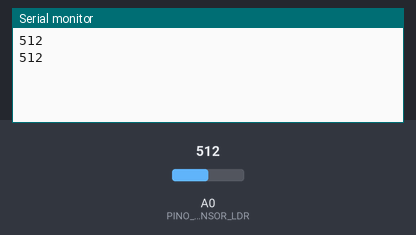
The sketch below on a simulated Arduino Uno, built with avr-gcc and run on an emulated ATmega328P. On the bench: the last lines printed to the serial monitor. The test bench sets the inputs (shaded band); at power-on: A0 (PINO_SENSOR_LDR) = 512.

Above: at 2.8 s.
2.9 s: A0 (PINO_SENSOR_LDR) set to 716
At 4.8 s:
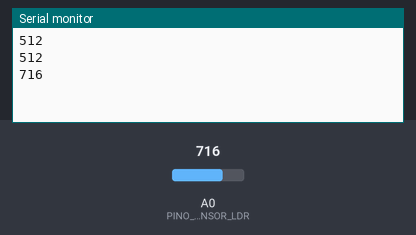
5.6 s: A0 (PINO_SENSOR_LDR) set to 900
At 7.5 s:
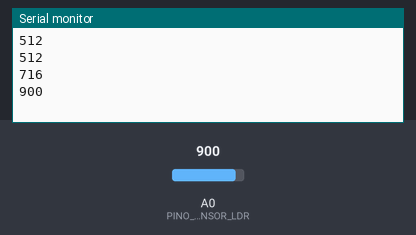
Timing chart, 0 to 9.0 s (numbered marks = the images above; inputs shaded):
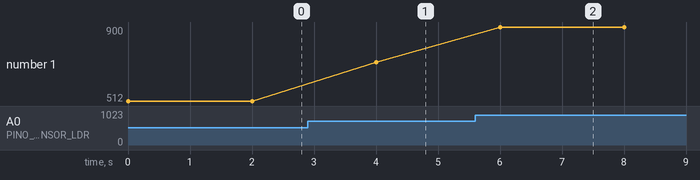

Measured:
- after the input at 2.9 s, the serial monitor: prints a new line after 1.1 s (image 1)
- after the input at 5.6 s, the serial monitor: prints a new line after 0.40 s (image 2)
- plotted number 1: 512 → 716 after the input at 2.9 s, 716 → 900 after the input at 5.6 s

The sketch:

codSprint1.ino
```cpp
const int PINO_SENSOR_LDR = A0;
int valorLuminosidade;

void setup() {
 Serial.begin(9600);

}

void loop() {
  valorLuminosidade = analogRead(PINO_SENSOR_LDR);
  Serial.println(valorLuminosidade);

  delay(2000);
}
```
